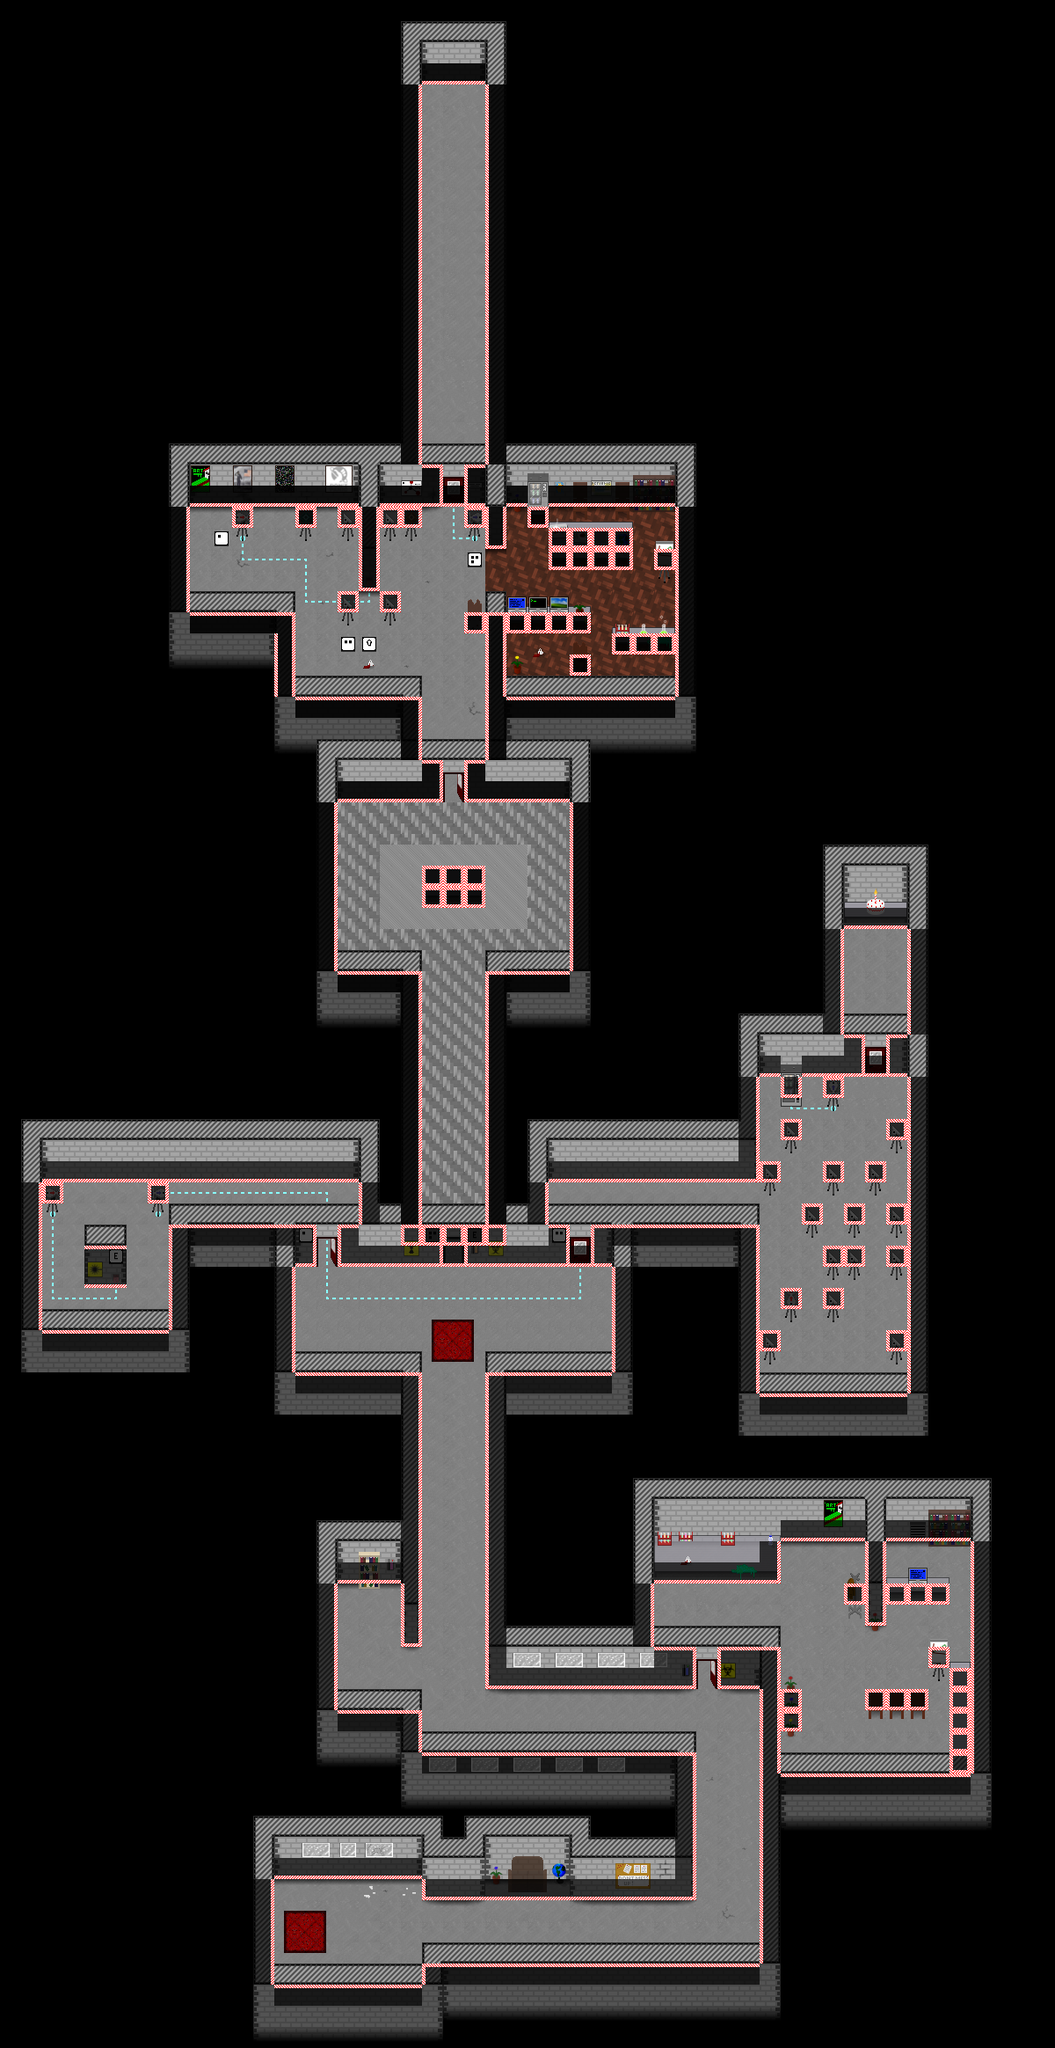

Rendered tile map (Tiled .tmx) drawn with the repository's tilesets; below, a short description and the map source with its tile grids summarised:
An orthogonal 50x97 tile map with 24x24 px tiles, 19 tile layers (floor-ground, floor-deco, floor-guide, wall-low, ...) and 186 objects (110x laser-beam, 36x trigger, 18x laser-io, 6x spawn-zombie, 4x laser-portal, ...).

<map version="1.0" orientation="orthogonal" width="50" height="97" tilewidth="24" tileheight="24">
 <properties>
  <property name="start" value="start" />
 </properties>
 <tileset firstgid="1" name="atlas" tilewidth="24" tileheight="24">
  <image source="../tileset/atlas.png" width="960" height="960" />
 </tileset>
 <layer name="floor-ground" width="50" height="97">
  <properties>
   <property name="world" value="good,evil" />
  </properties>
  <data>[4850 cells, 1027 non-empty, 18 distinct tile ids]</data>
 </layer>
 <layer name="floor-deco" width="50" height="97">
  <properties>
   <property name="world" value="good,evil" />
  </properties>
  <data>[4850 cells, 40 non-empty, 26 distinct tile ids]</data>
 </layer>
 <layer name="floor-guide" width="50" height="97">
  <properties>
   <property name="world" value="good,evil" />
  </properties>
  <data>[4850 cells, 55 non-empty, 10 distinct tile ids]</data>
 </layer>
 <layer name="wall-low" width="50" height="97">
  <properties>
   <property name="world" value="good,evil" />
  </properties>
  <data>[4850 cells, 498 non-empty, 24 distinct tile ids]</data>
 </layer>
 <layer name="wall-low-shading" width="50" height="97">
  <properties>
   <property name="world" value="good,evil" />
  </properties>
  <data>[4850 cells, 73 non-empty, 4 distinct tile ids]</data>
 </layer>
 <layer name="wall-low-deco" width="50" height="97" opacity="0.78">
  <properties>
   <property name="world" value="good,evil" />
  </properties>
  <data>[4850 cells, 99 non-empty, 69 distinct tile ids]</data>
 </layer>
 <layer name="evil-laser-dev" width="50" height="97">
  <properties>
   <property name="world" value="evil" />
  </properties>
  <data>[4850 cells, 12 non-empty, 6 distinct tile ids]</data>
 </layer>
 <layer name="good-laser-dev" width="50" height="97">
  <properties>
   <property name="world" value="good" />
  </properties>
  <data>[4850 cells, 46 non-empty, 14 distinct tile ids]</data>
 </layer>
 <layer name="evil-laser-beam" width="50" height="97">
  <properties>
   <property name="world" value="evil" />
  </properties>
  <data>[4850 cells, 0 non-empty, 0 distinct tile ids]</data>
 </layer>
 <layer name="good-laser-beam" width="50" height="97">
  <properties>
   <property name="world" value="good" />
  </properties>
  <data>[4850 cells, 0 non-empty, 0 distinct tile ids]</data>
 </layer>
 <layer name="object" width="50" height="97">
  <properties>
   <property name="type" value="good" />
  </properties>
  <data>[4850 cells, 35 non-empty, 18 distinct tile ids]</data>
 </layer>
 <layer name="object-2" width="50" height="97">
  <properties>
   <property name="type" value="good" />
  </properties>
  <data>[4850 cells, 19 non-empty, 19 distinct tile ids]</data>
 </layer>
 <layer name="mobs" width="50" height="97">
  <data>[4850 cells, 0 non-empty, 0 distinct tile ids]</data>
 </layer>
 <layer name="player" width="50" height="97">
  <data>[4850 cells, 0 non-empty, 0 distinct tile ids]</data>
 </layer>
 <layer name="wall-high" width="50" height="97">
  <properties>
   <property name="world" value="good,evil" />
  </properties>
  <data>[4850 cells, 116 non-empty, 11 distinct tile ids]</data>
 </layer>
 <layer name="wall-high-deco" width="50" height="97">
  <properties>
   <property name="world" value="good,evil" />
  </properties>
  <data>[4850 cells, 67 non-empty, 57 distinct tile ids]</data>
 </layer>
 <layer name="wall-trimmings" width="50" height="97">
  <properties>
   <property name="world" value="good,evil" />
  </properties>
  <data>[4850 cells, 553 non-empty, 16 distinct tile ids]</data>
 </layer>
 <layer name="good-walkability" width="50" height="97">
  <properties>
   <property name="type" value="walk" />
   <property name="world" value="none" />
  </properties>
  <data>[4850 cells, 570 non-empty, 12 distinct tile ids]</data>
 </layer>
 <layer name="evil-walkability" width="50" height="97">
  <properties>
   <property name="type" value="walk" />
   <property name="world" value="none" />
  </properties>
  <data>[4850 cells, 206 non-empty, 12 distinct tile ids]</data>
 </layer>
 <objectgroup name="good-objects" width="50" height="97">
  <object type="button" gid="777" x="408" y="672" width="24" height="24">
   <properties>
    <property name="disable" value="laser-dev-toggle:good:11:24,set-tile:17:27:wall-low-deco:490" />
    <property name="enable" value="laser-dev-toggle:good:11:24,set-tile:17:27:wall-low-deco:489" />
   </properties>
  </object>
  <object type="laser-emitter" gid="777" x="264" y="600" width="24" height="24">
   <properties>
    <property name="output" value="1000" />
   </properties>
  </object>
  <object type="laser-portal" gid="777" x="336" y="600" width="24" height="24">
   <properties>
    <property name="target" value="evil" />
   </properties>
  </object>
  <object type="laser-receiver" gid="777" x="528" y="600" width="24" height="24">
   <properties>
    <property name="disable" value="door-close:21:23:wall-high:wall-low:good-walkability,door-close:21:23:wall-high:wall-low:evil-walkability" />
    <property name="enable" value="door-open:21:23:wall-high:wall-low:good-walkability,door-open:21:23:wall-high:wall-low:evil-walkability" />
    <property name="input" value="0010" />
   </properties>
  </object>
  <object type="trigger" gid="777" x="504" y="864" width="24" height="24">
   <properties>
    <property name="actions" value="door-close:21:73:wall-high:wall-low:evil-walkability,door-close:21:37:wall-high:wall-low:good-walkability" />
   </properties>
  </object>
  <object type="laser-beam" gid="777" x="288" y="600" width="24" height="24" />
  <object type="laser-beam" gid="777" x="312" y="600" width="24" height="24" />
  <object type="laser-beam" gid="777" x="480" y="600" width="24" height="24" />
  <object type="laser-beam" gid="777" x="504" y="600" width="24" height="24" />
  <object type="laser-emitter" gid="777" x="888" y="1488" width="24" height="24">
   <properties>
    <property name="output" value="0100" />
   </properties>
  </object>
  <object type="button" gid="777" x="120" y="1464" width="24" height="24">
   <properties>
    <property name="disable" value="laser-dev-toggle:good:2:56" />
    <property name="enable" value="laser-dev-toggle:good:2:56" />
   </properties>
  </object>
  <object type="laser-receiver" gid="777" x="168" y="1368" width="24" height="24">
   <properties>
    <property name="disable" value="door-close:27:59:wall-high:wall-low:good-walkability,laser-dev-toggle:good:37:61" />
    <property name="enable" value="door-open:27:59:wall-high:wall-low:good-walkability,laser-dev-toggle:good:37:61" />
    <property name="input" value="0010" />
   </properties>
  </object>
  <object type="keycard-reader" gid="777" x="528" y="1440" width="24" height="24">
   <properties>
    <property name="card" value="00100" />
    <property name="unlock" value="door-open:21:59:wall-high:wall-low:good-walkability" />
   </properties>
  </object>
  <object type="laser-beam" gid="777" x="1008" y="1248" width="24" height="24" />
  <object type="laser-receiver" gid="777" x="984" y="1248" width="24" height="24">
   <properties>
    <property name="enable" value="notify-timed:1000:INFO:MY VEGETABLE GARDEN!,door-open:41:50:wall-high:wall-low:good-walkability" />
    <property name="input" value="0001" />
   </properties>
  </object>
  <object type="laser-beam" gid="777" x="960" y="1248" width="24" height="24" />
  <object type="laser-beam" gid="777" x="912" y="1248" width="24" height="24" />
  <object type="laser-beam" gid="777" x="864" y="1248" width="24" height="24" />
  <object type="laser-beam" gid="777" x="1008" y="1272" width="24" height="24" />
  </objectgroup>
 <objectgroup name="evil-objects" width="50" height="97">
  <!-- 43 objects omitted --></objectgroup>
 <objectgroup name="checkpoints" width="50" height="97">
  <!-- 2 objects omitted --></objectgroup>
</map>
<!-- 167 of 186 objects omitted -->
